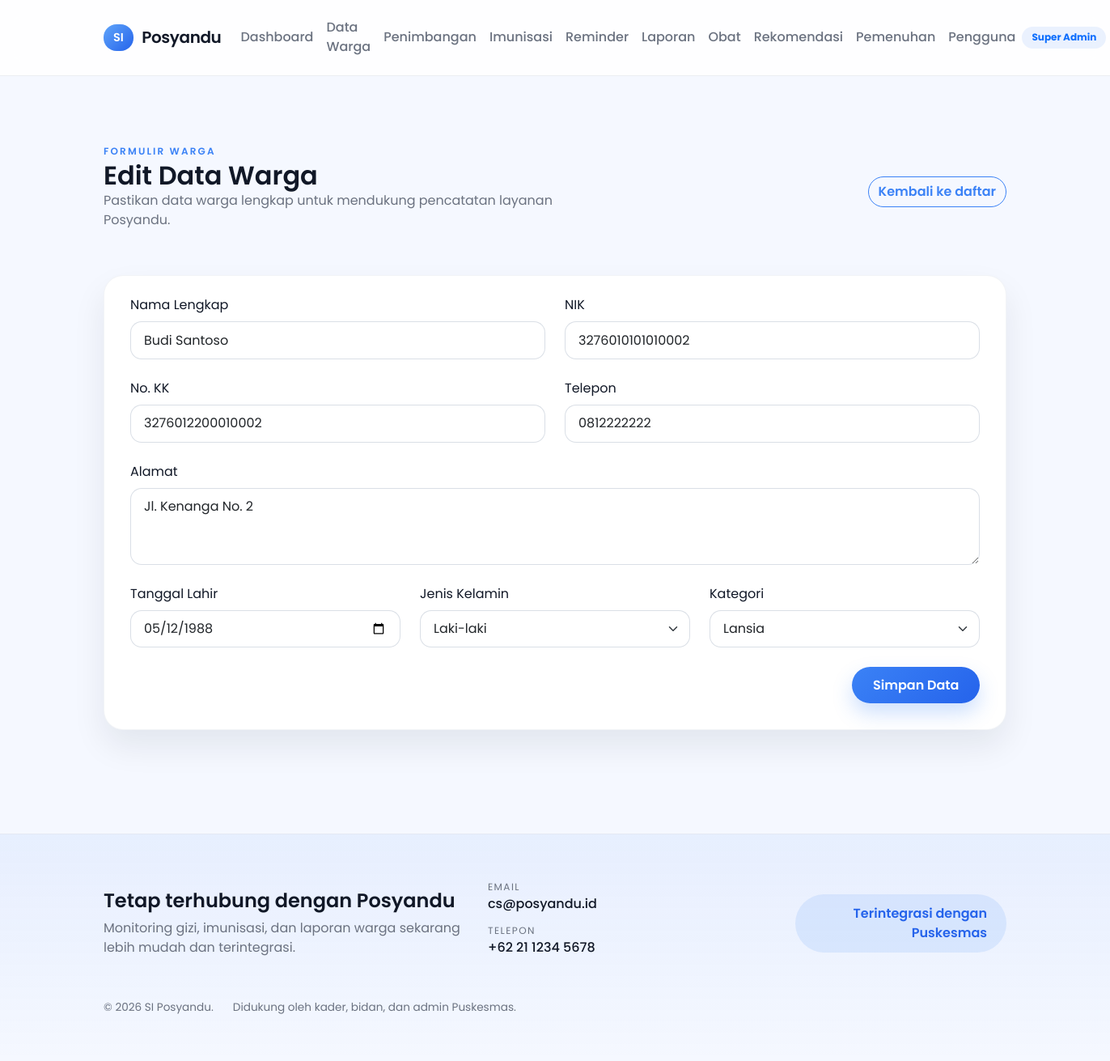
The page /public/index.php?page=residents-edit&id=2 (signed in) on the database its author committed.
### tables this page shows
CREATE TABLE residents (
    id INT AUTO_INCREMENT PRIMARY KEY,
    name VARCHAR(120) NOT NULL,
    nik VARCHAR(20) NOT NULL UNIQUE,
    family_number VARCHAR(20) NOT NULL,
    address TEXT NOT NULL,
    phone VARCHAR(20) NOT NULL,
    birth_date DATE NOT NULL,
    gender ENUM('male', 'female') NOT NULL,
    category ENUM('pregnant', 'toddler', 'elderly') NOT NULL,
    created_at TIMESTAMP DEFAULT CURRENT_TIMESTAMP
);

### app/Controllers/ResidentController.php (called while the page is built, shortened)
<?php
class ResidentController
{
    private Resident $residents;
    public function __construct()
    {
        $this->residents = new Resident();
    }
    public function edit(): void
    {
        $id = (int)($_GET['id'] ?? 0);
        $resident = $this->residents->find($id);
        include __DIR__ . '/../Views/residents/form.php';
    }
}

### app/bootstrap.php (called while the page is built, shortened)
<?php
require_once __DIR__ . '/Helpers.php';
require_once __DIR__ . '/Database.php';
spl_autoload_register(function ($class) {
    $paths = [
        __DIR__ . '/Controllers/' . $class . '.php',
        __DIR__ . '/Models/' . $class . '.php',
        __DIR__ . '/Libraries/' . $class . '.php',
    ];
    foreach ($paths as $path) {
        if (file_exists($path)) {
            return;
        }
    }
});

### app/Database.php (called while the page is built, shortened)
<?php
class Database
{
    private static ?\PDO $instance = null;
    public static function getInstance(): \PDO
    {
        if (self::$instance === null) {
            $db = config('db');
            $dsn = sprintf(
                'mysql:host=%s;port=%s;dbname=%s;charset=%s',
                $db['host'],
                $db['port'],
                $db['database'],
                $db['charset']
            );
            try {
                self::$instance = new \PDO($dsn, $db['username'], $db['password'], [
                    \PDO::ATTR_ERRMODE => \PDO::ERRMODE_EXCEPTION,
                    \PDO::ATTR_DEFAULT_FETCH_MODE => \PDO::FETCH_ASSOC,
                ]);
            } catch (\PDOException $e) {
                if (str_contains($e->getMessage(), 'Unknown database')) {
                    self::createDatabase($db);
                    self::$instance = new \PDO($dsn, $db['username'], $db['password'], [
                        \PDO::ATTR_ERRMODE => \PDO::ERRMODE_EXCEPTION,
                        \PDO::ATTR_DEFAULT_FETCH_MODE => \PDO::FETCH_ASSOC,
                    ]);
                } else {
                    throw $e;
                }
            }
        }
        return self::$instance;
    }
}

### app/Models/BaseModel.php (called while the page is built, shortened)
<?php
abstract class BaseModel
{
    public function __construct()
    {
        $this->db = Database::getInstance();
    }
}

### app/Models/Resident.php (called while the page is built, shortened)
<?php
class Resident extends BaseModel
{
    public function find(int $id): ?array
    {
        $stmt = $this->db->prepare('SELECT * FROM residents WHERE id = :id');
        $stmt->execute(['id' => $id]);
        $resident = $stmt->fetch();
        return $resident ?: null;
    }
}

### app/config.php (called while the page is built)
<?php
return [
    'db' => [
        'host' => '127.0.0.1',
        'port' => '3306',
        'database' => 'si_posyandu',
        'username' => 'root',
        'password' => '',
        'charset' => 'utf8mb4',
    ],
    'app' => [
        'base_url' => getenv('APP_BASE_URL') ?: '',
        'name' => 'SI Posyandu',
        'timezone' => getenv('APP_TIMEZONE') ?: 'Asia/Jakarta'
    ],
    'midtrans' => [
        'server_key' => getenv('MIDTRANS_SERVER_KEY') ?: '',
        'client_key' => getenv('MIDTRANS_CLIENT_KEY') ?: '',
        'is_production' => getenv('MIDTRANS_IS_PRODUCTION') === 'true'
    ]
];

### app/Helpers.php (called while the page is built, shortened)
<?php
function app_config(): array
{
    static $config;
    if ($config === null) {
        $config = require __DIR__ . '/config.php';
    }
    return $config;
}
function config(?string $key = null, $default = null)
{
    $config = app_config();
    $segments = explode('.', $key);
    $value = $config;
    foreach ($segments as $segment) {
        $value = $value[$segment];
    }
    return $value;
}
function app_base_path(): string
{
    $base = trim((string) config('app.base_url', ''));
    if ($base === '' || $base === '/') {
        $scriptName = $_SERVER['SCRIPT_NAME'] ?? '/index.php';
        $dir = str_replace('\\', '/', dirname($scriptName));
        return rtrim($dir, '/');
    }
    return '/' . ltrim(rtrim($base, '/'), '/');
}
function app_entry_script(): string
{
    $base = app_base_path();
    $scriptName = $_SERVER['SCRIPT_NAME'] ?? '/index.php';
    return $base . '/index.php';
}
function url(string $path = ''): string
{
    $base = app_base_path();
    if ($path[0] === '?') {
        return app_entry_script() . $path;
    }
    $prefix = $base === '' ? '' : rtrim($base, '/');
    return $prefix . '/' . ltrim($path, '/');
}

### app/Views/residents/form.php (the view, shortened to what this page needs)
<?php include __DIR__ . '/../layouts/header.php'; ?>
<section class="section section--page">
    <div class="container">
        <div class="section-heading d-flex flex-column flex-lg-row justify-content-lg-between align-items-lg-center">
            <div>
                <span class="section-eyebrow">Formulir Warga</span>
                <h2 class="section-title mb-0"><?= $resident ? 'Edit Data Warga' : 'Tambah Data Warga' ?></h2>
                <p class="section-subtitle">Pastikan data warga lengkap untuk mendukung pencatatan layanan Posyandu.</p>
            </div>
            <a href="<?= url('?page=residents') ?>" class="btn btn-outline-primary mt-3 mt-lg-0">Kembali ke daftar</a>
        </div>
        <div class="surface-card">
            <div class="surface-body">
                <form method="post" action="<?= $resident ? url('?page=residents-update') : url('?page=residents-store') ?>" class="form-grid">
                    <div class="row g-4">
                        <div class="col-md-6">
                            <label class="form-label">Nama Lengkap</label>
                            <input type="text" name="name" class="form-control form-control-modern" value="<?= htmlspecialchars($resident['name'] ?? '') ?>" required>
                        </div>
                        <div class="col-md-6">
                            <label class="form-label">NIK</label>
                            <input type="text" name="nik" class="form-control form-control-modern" value="<?= htmlspecialchars($resident['nik'] ?? '') ?>" required>
                        </div>
                        <div class="col-md-6">
                            <label class="form-label">No. KK</label>
                            <input type="text" name="family_number" class="form-control form-control-modern" value="<?= htmlspecialchars($resident['family_number'] ?? '') ?>" required>
                        </div>
                        <div class="col-md-6">
                            <label class="form-label">Telepon</label>
                            <input type="text" name="phone" class="form-control form-control-modern" value="<?= htmlspecialchars($resident['phone'] ?? '') ?>" required>
                        </div>
                        <div class="col-md-12">
                            <label class="form-label">Alamat</label>
                            <textarea name="address" class="form-control form-control-modern" rows="3" required><?= htmlspecialchars($resident['address'] ?? '') ?></textarea>
                        </div>
                        <div class="col-md-4">
                            <label class="form-label">Tanggal Lahir</label>
                            <input type="date" name="birth_date" class="form-control form-control-modern" value="<?= htmlspecialchars($resident['birth_date'] ?? '') ?>" required>
                        </div>
                        <div class="col-md-4">
                            <label class="form-label">Jenis Kelamin</label>
                            <select name="gender" class="form-select form-select-modern" required>
                                <option value="male" <?= isset($resident['gender']) && $resident['gender'] === 'male' ? 'selected' : '' ?>>Laki-laki</option>
                            </select>
                        </div>
                        <div class="col-md-4">
                            <label class="form-label">Kategori</label>
                            <select name="category" class="form-select form-select-modern" required>
                                <option value="elderly" <?= isset($resident['category']) && $resident['category'] === 'elderly' ? 'selected' : '' ?>>Lansia</option>
                            </select>
                        </div>
                    </div>
                    <div class="form-actions text-end mt-4">
                        <button class="btn btn-primary" type="submit">Simpan Data</button>
                    </div>
                </form>
            </div>
        </div>
    </div>
</section>
<?php include __DIR__ . '/../layouts/footer.php'; ?>

### public/assets/css/styles.css (style rules this page uses)
:root { --primary: #3b82f6; --primary-dark: #2563eb; --primary-soft: rgba(59, 130, 246, 0.1); --success: #16a34a; --success-soft: rgba(22, 163, 74, 0.12); --warning: #f97316; --warning-soft: rgba(249, 115, 22, 0.12); --info-soft: rgba(59, 130, 246, 0.14); --bg-surface: #ffffff; --bg-page: #f5f8ff; --text-primary: #111827; --text-muted: #6b7280; --border: #e5e7eb; --shadow: 0 20px 40px rgba(15, 23, 42, 0.08); --radius-lg: 28px; }
* { box-sizing: border-box; }
body { font-family: 'Poppins', sans-serif; background: var(--bg-page); color: var(--text-primary); min-height: 100vh; }
.app-body--authenticated { background: var(--bg-page); }
.btn-primary { background: linear-gradient(135deg, var(--primary), var(--primary-dark)); border: none; border-radius: 999px; padding: 0.65rem 1.6rem; font-weight: 600; box-shadow: 0 12px 24px rgba(59, 130, 246, 0.25); }
.btn-outline-primary { border-radius: 999px; border: 1px solid var(--primary); color: var(--primary); font-weight: 600; }
.section { padding: 4rem 0; }
.section--page, .section--dashboard { padding-top: 3rem; }
.section-eyebrow { text-transform: uppercase; letter-spacing: 0.18em; font-size: 0.75rem; font-weight: 600; color: var(--primary); }
.section-title { font-size: 2rem; font-weight: 600; margin-bottom: 0.75rem; }
.section-subtitle { color: var(--text-muted); max-width: 38rem; }
.section-heading { margin-bottom: 2.5rem; }
.surface-card { background: var(--bg-surface); border-radius: 24px; box-shadow: var(--shadow); border: 1px solid rgba(148, 163, 184, 0.12); }
.surface-body { padding: 1.5rem 2rem 2rem; }
.form-control-modern, .form-select-modern { border-radius: 14px; border: 1px solid rgba(148, 163, 184, 0.35); padding: 0.65rem 1rem; }

### rows shown on the page
residents: name "Budi Santoso", nik "3276010101010002", family_number "3276012200010002", phone "0812222222", address "Jl. Kenanga No. 2", birth_date "05/12/1988", gender "Laki-laki", category "Lansia"

### other values the page prints
str_replace('_', ' ', $currentUser['role']) "Super Admin"
config('app.name', 'SI Posyandu') "SI Posyandu"
